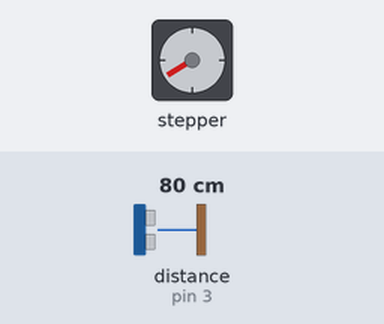
A sketch run on a simulated Arduino Uno, built with avr-gcc and run on an emulated ATmega328P. On the bench: stepper motor. Wiring (inferred from the names in the program): ultrasonic range finder: trigger pin 5; echo pin 3. The inputs (shaded band) are chosen by the test bench; at power-on: distance to the obstacle (sensor on pin 3) 80 cm. The echo pulse lasts 58.3 µs per cm; stepper angles assume 2048 steps per turn; what the sketch prints to the serial monitor is not drawn.

Above: at 2.4 s.
2.5 s: distance to the obstacle (sensor on pin 3) set to 23 cm
At 3.34 s:
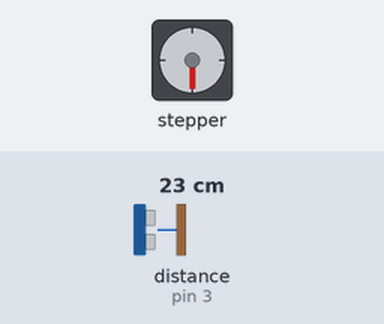
6.0 s: distance to the obstacle (sensor on pin 3) set to 18 cm
At 6.58 s:
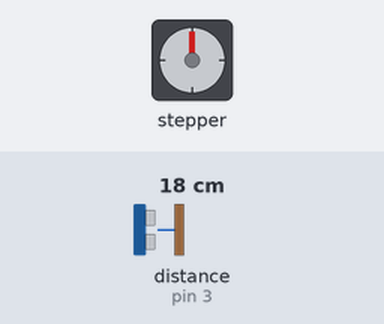
Timing chart, 0 to 15.5 s (numbered marks = the images above; inputs shaded):
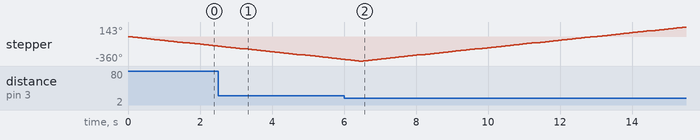

The sketch:

cb_SieuAm.ino
```cpp
#include<Stepper.h>
int trigPin = 5;
int echoPin = 3;
long duration;
float distance;
const int stepsPerRevolution = 2048;
Stepper myStepper (stepsPerRevolution, 8, 10, 9, 11);
void setup() {
  myStepper.setSpeed(10);
  Serial.begin(9600);
  Serial.println("Động cơ bước 28BYJ-48 đang hoạt động...");
  pinMode(trigPin, OUTPUT);
  pinMode(echoPin, INPUT);
}

void loop() {
  digitalWrite(trigPin, LOW);
  delayMicroseconds(2);
  digitalWrite(trigPin, HIGH);
  delayMicroseconds(10);
  digitalWrite(trigPin, LOW);

  duration = pulseIn(echoPin, HIGH);
  distance = duration*0.034/2;
  Serial.println("distance: ");
  Serial.println(distance);
  Serial.println(" cm ");
  if (distance < 20) {
    Serial.println("Quay theo chiều kim đồng hồ...");
    myStepper.step(stepsPerRevolution/4);
    delay(100);
  }
  else {
    Serial.println("Quay ngược chiều kim đồng hồ...");
    myStepper.step(-stepsPerRevolution/4);
    delay(100);
  }
}
```

Measured:
- the behaviour switches between 21 and 20 cm on distance to the obstacle (sensor on pin 3) (found by bisection; images 1 and 2)
